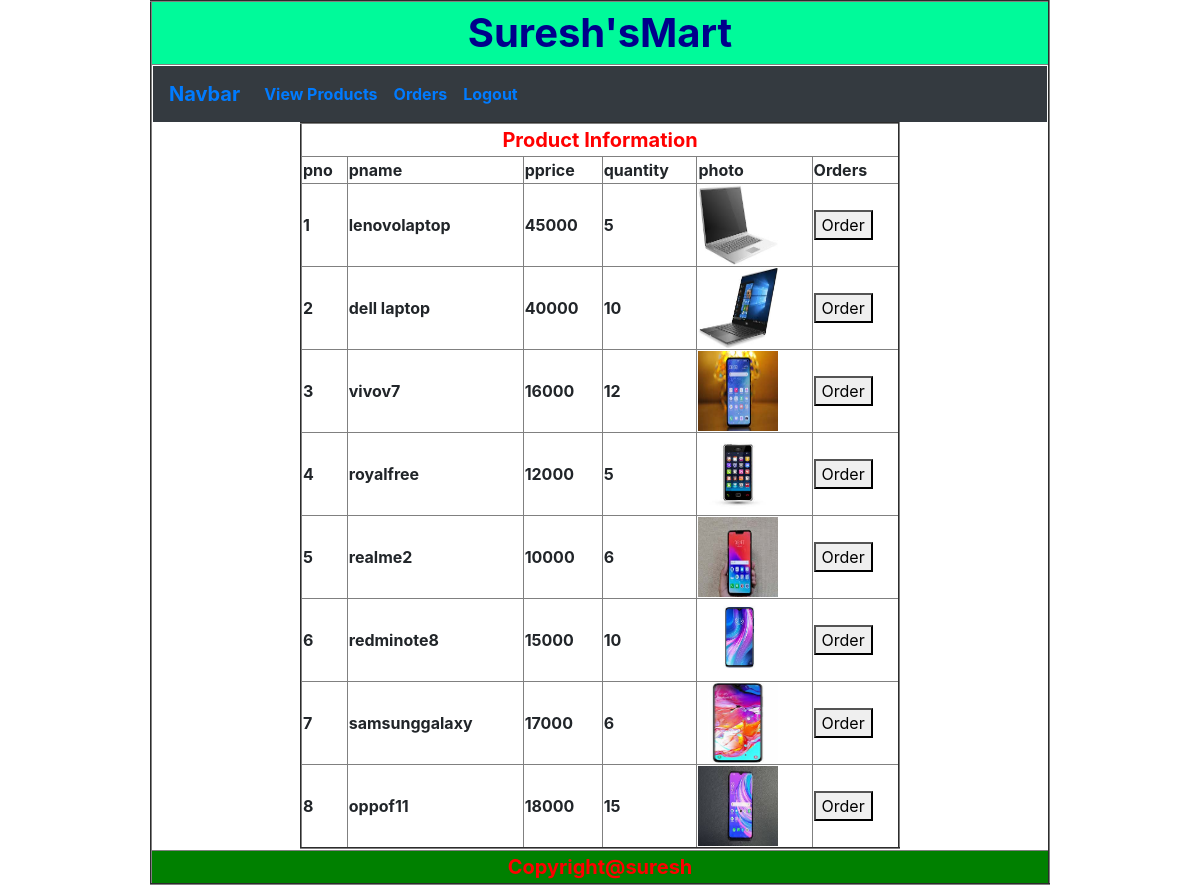
/vpro/, run on the app's committed database.
### app1/models.py (models this page shows)
class ProductModel(models.Model):
    pno=models.AutoField(primary_key=True)
    pname=models.CharField(max_length=30)
    price=models.IntegerField()
    quantity=models.IntegerField()
    Photo=models.ImageField(upload_to='products/')

### app1/views.py (the view)
# urls.py: path('vpro/',views.vpro,name='vpro'),
def vpro(request):
    return render(request,"vpro.html",{"data":ProductModel.objects.all()})

### templates/vpro.html (shortened to what this page needs)
{% extends 'common.html' %}
{% block suresh %}
    {% include 'customermenu.html' %}
     <table align="center" border="2" width="600">
    <tr>
        <th colspan="6" style="text-align: center;font-size: 20px;color: red">
            Product Information
        </th>
    </tr>
    <tr>
        <th>pno</th>
        <th>pname</th>
        <th>pprice</th>
        <th>quantity</th>
        <th>photo</th>
        <th>Orders</th>
    </tr>
    {% for x in data %}
        <tr>
        <th>{{ x.pno }}</th>
        <th>{{ x.pname }}</th>
        <th>{{ x.price }}</th>
        <th>{{ x.quantity }}</th>
        <th><img src="{{ x.Photo.url }}" width="80" height="80"></th>
        <th>
             <form action="{% url 'orderp' %}" method="post">
            <button type="submit">Order</button>
            </form>
        </th>
        </tr>
    {% endfor %}
    </table>
{% endblock %}

### templates/common.html (shortened to what this page needs)
<!doctype html>
<html lang="en">
  <head>
    <link rel="stylesheet" href="https://stackpath.bootstrapcdn.com/bootstrap/4.5.1/css/bootstrap.min.css">
  </head>
  <body>
    <table align="center" border="2" width="900">
        <tr>
            <th style="color: darkblue;background-color: mediumspringgreen;font-size: 40px;text-align: center;">
                Suresh'sMart
            </th>
        </tr>
        <tr>
            <th>
                {% block suresh %}
                {% endblock %}
            </th>
        </tr>
    <tr>
        <th style="text-align: center;color: red;background-color: green;font-size: 20px">
         Copyright@suresh        </th>
    </tr>
    </table>
  </body>
</html>

### templates/customermenu.html (shortened to what this page needs)
<nav class="navbar navbar-expand-lg navbar-blue bg-dark">
  <a class="navbar-brand" href="#">Navbar</a>
  <div class="collapse navbar-collapse" id="navbarNavAltMarkup">
    <div class="navbar-nav">
      <a class="nav-link" href="{% url 'vpro' %}">View Products</a>
      <a class="nav-link" href="{% url 'corder' %}">Orders</a>
        <a class="nav-link" href="{% url 'main' %}">Logout</a>
    </div>
  </div>
</nav>

### data on the page
ProductModel: pno "1", pname "lenovolaptop", price "45000", quantity "5", Photo (picture)
ProductModel: pno "2", pname "dell laptop", price "40000", quantity "10", Photo (picture)
ProductModel: pno "3", pname "vivov7", price "16000", quantity "12", Photo (picture)
ProductModel: pno "4", pname "royalfree", price "12000", quantity "5", Photo (picture)
ProductModel: pno "5", pname "realme2", price "10000", quantity "6", Photo (picture)
ProductModel: pno "6", pname "redminote8", price "15000", quantity "10", Photo (picture)
ProductModel: pno "7", pname "samsunggalaxy", price "17000", quantity "6", Photo (picture)
ProductModel: pno "8", pname "oppof11", price "18000", quantity "15", Photo (picture)
